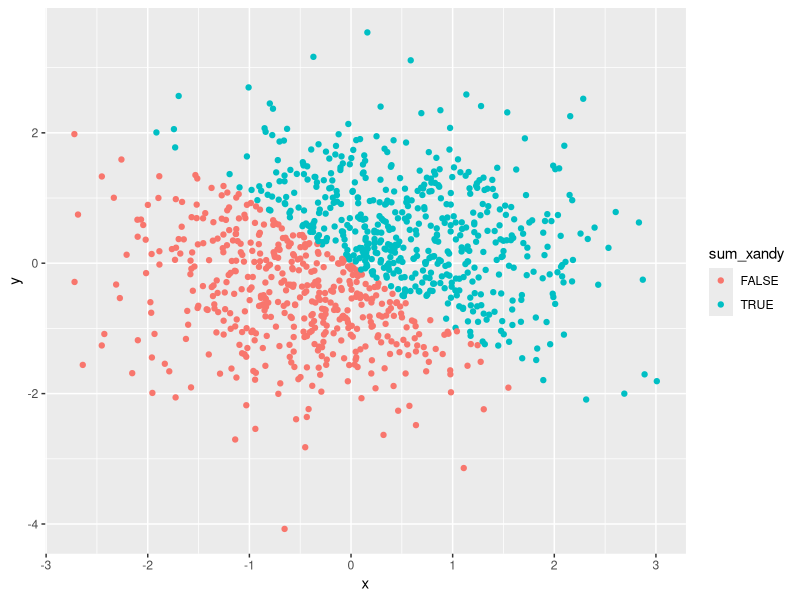
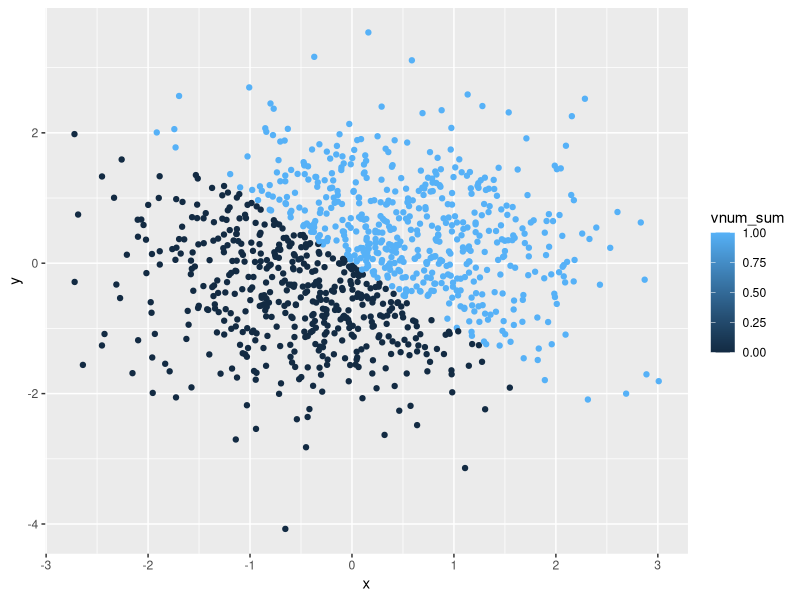
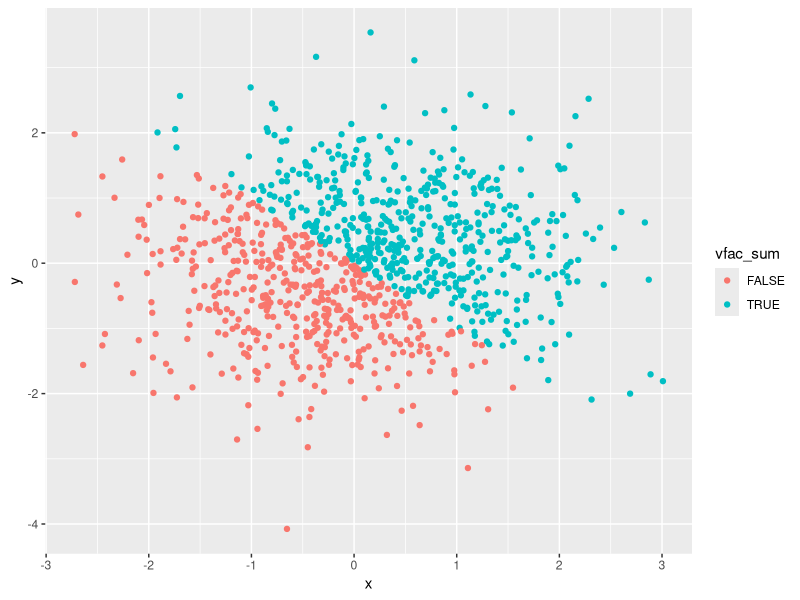
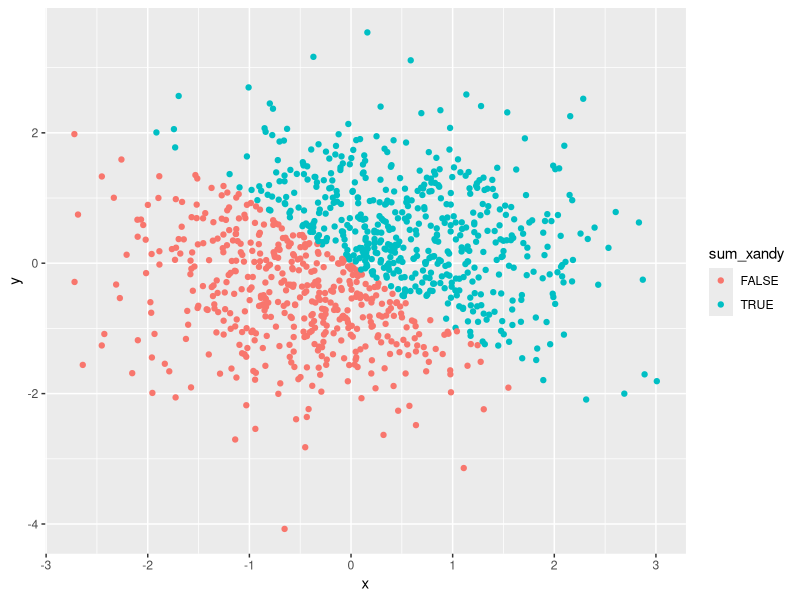

The R source for these figures, in order:
## ---- chunk 1
library(tidyverse)

set.seed(1)

problem1_df = tibble(
  random_samp_ten = runif(10,0,5),
  greater_than_2 = random_samp_ten > 2,
  random_words = c("My", "name", "is", "Courtney", "Chan","and", "I", "love", "data", "science"),
  color_cat = factor(c("red","orange","yellow","green","blue","indigo","purple","black","white","grey" ))
)
## ---- chunk 2
mean(problem1_df$random_samp_ten)
mean(problem1_df$greater_than_2)
mean(problem1_df$random_words)
mean(problem1_df$color_cat)
## ---- chunk 3
as.numeric(as.factor(problem1_df$random_words))
as.numeric(as.character(problem1_df$color_cat))
## ---- chunk 4
library(tidyverse)

set.seed(2)

problem2_df = tibble(
  x = rnorm(1000),
  y = rnorm(1000),
  sum_xandy = x + y > 0,
  vnum_sum = as.numeric(sum_xandy),
  vfac_sum = as.factor(sum_xandy)
)
## ---- chunk 5
plot_sum_xandy = ggplot(problem2_df, aes(color = sum_xandy, x = x, y = y)) + geom_point()

plot_sum_xandy
## ---- chunk 6
plot_vnum_sum = ggplot(problem2_df, aes(color = vnum_sum, x = x, y = y)) + geom_point()

plot_vnum_sum
## ---- chunk 7
plot_vfac_sum = ggplot(problem2_df, aes(color = vfac_sum, x = x, y = y)) + geom_point()

plot_vfac_sum
## ---- chunk 8
ggsave("plot_sum_xandy.pdf", plot = plot_sum_xandy, height = 4, width = 6)
